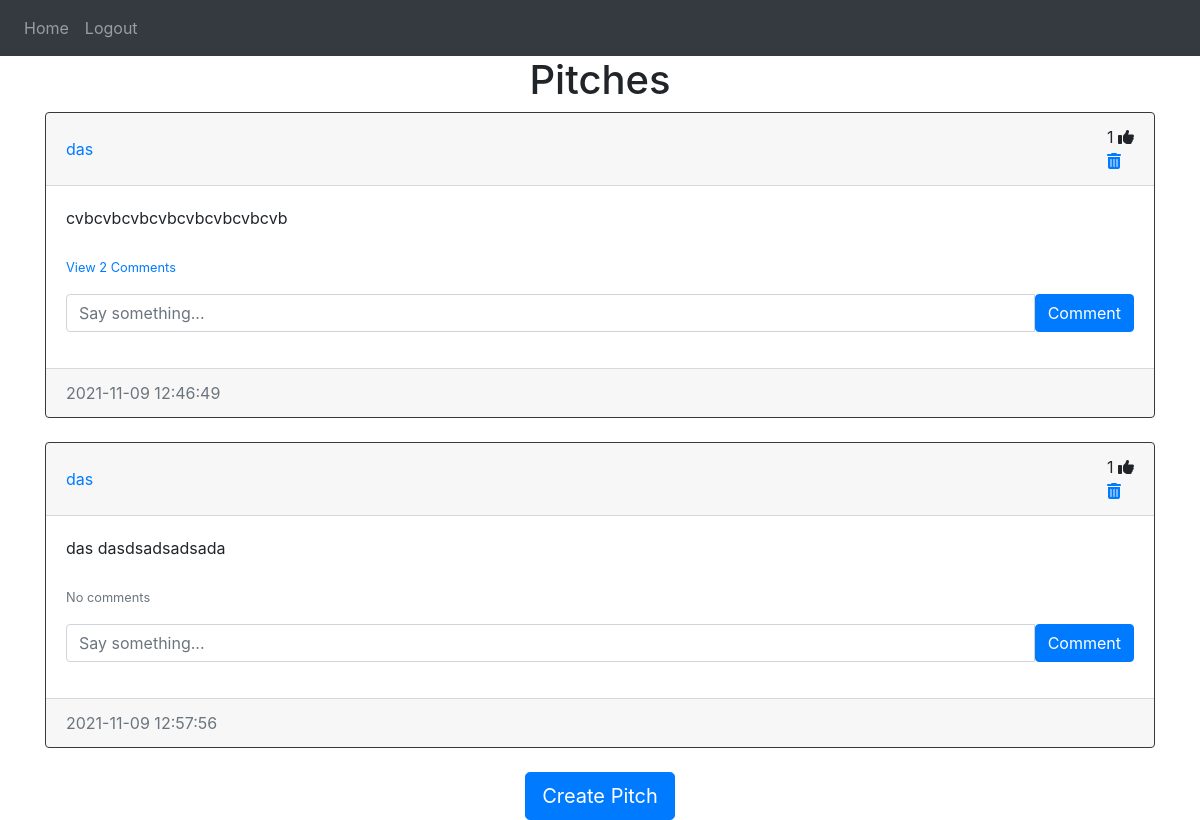
Screenshot of /home (signed in) with the database file from the repository.
### website/models.py (models this page shows)
class Post(db.Model):
    id = db.Column(db.Integer, primary_key=True)
    text = db.Column(db.Text, nullable=False)
    date_created = db.Column(db.DateTime(timezone=True), default=func.now())
    author = db.Column(db.Integer, db.ForeignKey('user.id', ondelete="CASCADE"), nullable=False)
    comments = db.relationship('Comment', backref='post', passive_deletes=True)
    likes = db.relationship('Like', backref='post', passive_deletes=True)

class User(db.Model, UserMixin):
    id = db.Column(db.Integer, primary_key=True)
    email = db.Column(db.String(150), unique=True)
    username = db.Column(db.String(150), unique=True)
    password = db.Column(db.String(150))
    date_created = db.Column(db.DateTime(timezone=True), default=func.now())
    posts = db.relationship('Post', backref='user', passive_deletes=True)
    comments = db.relationship('Comment', backref='user', passive_deletes=True)
    likes = db.relationship('Like', backref='user', passive_deletes=True)

### website/views.py (the view)
@views.route('/')
@views.route('/home')
@login_required
def home():
    posts = Post.query.all()
    return render_template('home.html', user=current_user, posts=posts)

### website/__init__.py (called while the page is built)
def create_app():
    app = Flask(__name__)
    app.config['SECRET_KEY'] = 'eowqiepowqipeoeoqwpeoiwpqoei'
    app.config['SQLALCHEMY_DATABASE_URI'] = f'sqlite:///{DB_NAME}'
    db.init_app(app)
    from .views import views
    from .auth import auth
    app.register_blueprint(views, url_prefix='/')
    app.register_blueprint(auth, url_prefix='/')
    from .models import User, Post,Comment,Like
    login_manager =LoginManager()
    login_manager.login_view = 'auth.login'
    login_manager.init_app(app)
    @login_manager.user_loader
    def load_user(id):
        return User.query.get(int(id))
    create_database(app)
    return app

### website/templates/home.html (shortened to what this page needs)
{% extends 'pitch_div.html' %}

### website/templates/pitch_div.html (shortened to what this page needs)
{% extends 'base.html' %}
{% block content %}
<h1 align="center"> {% block header %}Pitches{% endblock %}</h1>
<div id="posts">
  {% for post in posts %}
  <div class="card border-dark">
    <div class="card-header d-flex justify-content-between align-items-center">
      <a href="/pitches/{{post.user.username}}">{{post.user.username}}</a>
     <div>
         <span id="likes-count-{{post.id}}">{{ post.likes|length }} </span>
         {% if user.id in post.likes|map(attribute="author") |list %}
        <i class="fas fa-thumbs-up" id="like-button-{{post.id}}" onclick="like({{post.id}})"></i>
        {% else %}
        <i class="far fa-thumbs-up" id="like-button-{{post.id}}" onclick="like({{post.id}})"></i>
        {% endif %}
        {% if user.id == post.author %}
      <div >
        <a href="/delete-pitch/{{post.id}}"><i class="fas fa-trash-alt"></i></a>
      </div>
      {% endif %}
    </div>
    </div>
    <div class="card-body">
      <div class="card-text">{{post.text}}</div>
      <br>
      <p class="card-text">
      {% if post.comments|length > 0 %}
      <a href="#comments-{{post.id}}" data-toggle="collapse" role="button">
        <small>View {{post.comments|length}} Comments </small>
      </a>
      {% else %}
      <small class="text-muted">No comments</small>
      {% endif %}
      </p>
      <form action="/create-comment/{{post.id}}" method="POST" class="input-group mb-3">
          <input type="text" id="text" name="text" class="form-control" placeholder="Say something...">
          <button type="submit" class="btn btn-primary">Comment</button>
      </form>
    </div>
    <div class="card-footer text-muted">{{post.date_created}}</div>
  </div>
  <br>
  {% endfor %}
</div>
{% block footer %}
  <div align="center">
    <a href="/create-pitch">
      <button class="btn btn-lg btn-primary">Create Pitch</button>
    </a>
  </div>
{% endblock %}
{% endblock %}

### rows the page displays
Post: user.username "das", likes|length "1", text "cvbcvbcvbcvbcvbcvbcvbcvb", comments|length "2", date_created "2021-11-09 12:46:49"
Post: user.username "das", likes|length "1", text "das dasdsadsadsada", shows "No comments", date_created "2021-11-09 12:57:56"
